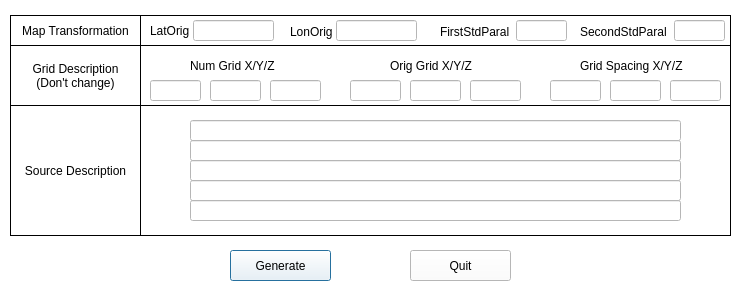
<?xml version="1.0" encoding="UTF-8"?>
<ui version="4.0">
 <class>Grid</class>
 <widget class="QDialog" name="Grid">
  <property name="geometry">
   <rect>
    <x>0</x>
    <y>0</y>
    <width>741</width>
    <height>293</height>
   </rect>
  </property>
  <property name="palette">
   <palette>
    <active>
     <colorrole role="WindowText">
      <brush brushstyle="SolidPattern">
       <color alpha="255">
        <red>0</red>
        <green>0</green>
        <blue>0</blue>
       </color>
      </brush>
     </colorrole>
     <colorrole role="Button">
      <brush brushstyle="SolidPattern">
       <color alpha="255">
        <red>255</red>
        <green>255</green>
        <blue>255</blue>
       </color>
      </brush>
     </colorrole>
     <colorrole role="Light">
      <brush brushstyle="SolidPattern">
       <color alpha="255">
        <red>255</red>
        <green>255</green>
        <blue>255</blue>
       </color>
      </brush>
     </colorrole>
     <colorrole role="Midlight">
      <brush brushstyle="SolidPattern">
       <color alpha="255">
        <red>255</red>
        <green>255</green>
        <blue>255</blue>
       </color>
      </brush>
     </colorrole>
     <colorrole role="Dark">
      <brush brushstyle="SolidPattern">
       <color alpha="255">
        <red>127</red>
        <green>127</green>
        <blue>127</blue>
       </color>
      </brush>
     </colorrole>
     <colorrole role="Mid">
      <brush brushstyle="SolidPattern">
       <color alpha="255">
        <red>170</red>
        <green>170</green>
        <blue>170</blue>
       </color>
      </brush>
     </colorrole>
     <colorrole role="Text">
      <brush brushstyle="SolidPattern">
       <color alpha="255">
        <red>0</red>
        <green>0</green>
        <blue>0</blue>
       </color>
      </brush>
     </colorrole>
     <colorrole role="BrightText">
      <brush brushstyle="SolidPattern">
       <color alpha="255">
        <red>255</red>
        <green>255</green>
        <blue>255</blue>
       </color>
      </brush>
     </colorrole>
     <colorrole role="ButtonText">
      <brush brushstyle="SolidPattern">
       <color alpha="255">
        <red>0</red>
        <green>0</green>
        <blue>0</blue>
       </color>
      </brush>
     </colorrole>
     <colorrole role="Base">
      <brush brushstyle="SolidPattern">
       <color alpha="255">
        <red>255</red>
        <green>255</green>
        <blue>255</blue>
       </color>
      </brush>
     </colorrole>
     <colorrole role="Window">
      <brush brushstyle="SolidPattern">
       <color alpha="255">
        <red>255</red>
        <green>255</green>
        <blue>255</blue>
       </color>
      </brush>
     </colorrole>
     <colorrole role="Shadow">
      <brush brushstyle="SolidPattern">
       <color alpha="255">
        <red>0</red>
        <green>0</green>
        <blue>0</blue>
       </color>
      </brush>
     </colorrole>
     <colorrole role="AlternateBase">
      <brush brushstyle="SolidPattern">
       <color alpha="255">
        <red>255</red>
        <green>255</green>
        <blue>255</blue>
       </color>
      </brush>
     </colorrole>
     <colorrole role="ToolTipBase">
      <brush brushstyle="SolidPattern">
       <color alpha="255">
        <red>255</red>
        <green>255</green>
        <blue>220</blue>
       </color>
      </brush>
     </colorrole>
     <colorrole role="ToolTipText">
      <brush brushstyle="SolidPattern">
       <color alpha="255">
        <red>0</red>
        <green>0</green>
        <blue>0</blue>
       </color>
      </brush>
     </colorrole>
    </active>
    <inactive>
     <colorrole role="WindowText">
      <brush brushstyle="SolidPattern">
       <color alpha="255">
        <red>0</red>
        <green>0</green>
        <blue>0</blue>
       </color>
      </brush>
     </colorrole>
     <colorrole role="Button">
      <brush brushstyle="SolidPattern">
       <color alpha="255">
        <red>255</red>
        <green>255</green>
        <blue>255</blue>
       </color>
      </brush>
     </colorrole>
     <colorrole role="Light">
      <brush brushstyle="SolidPattern">
       <color alpha="255">
        <red>255</red>
        <green>255</green>
        <blue>255</blue>
       </color>
      </brush>
     </colorrole>
     <colorrole role="Midlight">
      <brush brushstyle="SolidPattern">
       <color alpha="255">
        <red>255</red>
        <green>255</green>
        <blue>255</blue>
       </color>
      </brush>
     </colorrole>
     <colorrole role="Dark">
      <brush brushstyle="SolidPattern">
       <color alpha="255">
        <red>127</red>
        <green>127</green>
        <blue>127</blue>
       </color>
      </brush>
     </colorrole>
     <colorrole role="Mid">
      <brush brushstyle="SolidPattern">
       <color alpha="255">
        <red>170</red>
        <green>170</green>
        <blue>170</blue>
       </color>
      </brush>
     </colorrole>
     <colorrole role="Text">
      <brush brushstyle="SolidPattern">
       <color alpha="255">
        <red>0</red>
        <green>0</green>
        <blue>0</blue>
       </color>
      </brush>
     </colorrole>
     <colorrole role="BrightText">
      <brush brushstyle="SolidPattern">
       <color alpha="255">
        <red>255</red>
        <green>255</green>
        <blue>255</blue>
       </color>
      </brush>
     </colorrole>
     <colorrole role="ButtonText">
      <brush brushstyle="SolidPattern">
       <color alpha="255">
        <red>0</red>
        <green>0</green>
        <blue>0</blue>
       </color>
      </brush>
     </colorrole>
     <colorrole role="Base">
      <brush brushstyle="SolidPattern">
       <color alpha="255">
        <red>255</red>
        <green>255</green>
        <blue>255</blue>
       </color>
      </brush>
     </colorrole>
     <colorrole role="Window">
      <brush brushstyle="SolidPattern">
       <color alpha="255">
        <red>255</red>
        <green>255</green>
        <blue>255</blue>
       </color>
      </brush>
     </colorrole>
     <colorrole role="Shadow">
      <brush brushstyle="SolidPattern">
       <color alpha="255">
        <red>0</red>
        <green>0</green>
        <blue>0</blue>
       </color>
      </brush>
     </colorrole>
     <colorrole role="AlternateBase">
      <brush brushstyle="SolidPattern">
       <color alpha="255">
        <red>255</red>
        <green>255</green>
        <blue>255</blue>
       </color>
      </brush>
     </colorrole>
     <colorrole role="ToolTipBase">
      <brush brushstyle="SolidPattern">
       <color alpha="255">
        <red>255</red>
        <green>255</green>
        <blue>220</blue>
       </color>
      </brush>
     </colorrole>
     <colorrole role="ToolTipText">
      <brush brushstyle="SolidPattern">
       <color alpha="255">
        <red>0</red>
        <green>0</green>
        <blue>0</blue>
       </color>
      </brush>
     </colorrole>
    </inactive>
    <disabled>
     <colorrole role="WindowText">
      <brush brushstyle="SolidPattern">
       <color alpha="255">
        <red>0</red>
        <green>0</green>
        <blue>0</blue>
       </color>
      </brush>
     </colorrole>
     <colorrole role="Button">
      <brush brushstyle="SolidPattern">
       <color alpha="255">
        <red>255</red>
        <green>255</green>
        <blue>255</blue>
       </color>
      </brush>
     </colorrole>
     <colorrole role="Light">
      <brush brushstyle="SolidPattern">
       <color alpha="255">
        <red>255</red>
        <green>255</green>
        <blue>255</blue>
       </color>
      </brush>
     </colorrole>
     <colorrole role="Midlight">
      <brush brushstyle="SolidPattern">
       <color alpha="255">
        <red>255</red>
        <green>255</green>
        <blue>255</blue>
       </color>
      </brush>
     </colorrole>
     <colorrole role="Dark">
      <brush brushstyle="SolidPattern">
       <color alpha="255">
        <red>127</red>
        <green>127</green>
        <blue>127</blue>
       </color>
      </brush>
     </colorrole>
     <colorrole role="Mid">
      <brush brushstyle="SolidPattern">
       <color alpha="255">
        <red>170</red>
        <green>170</green>
        <blue>170</blue>
       </color>
      </brush>
     </colorrole>
     <colorrole role="Text">
      <brush brushstyle="SolidPattern">
       <color alpha="255">
        <red>0</red>
        <green>0</green>
        <blue>0</blue>
       </color>
      </brush>
     </colorrole>
     <colorrole role="BrightText">
      <brush brushstyle="SolidPattern">
       <color alpha="255">
        <red>255</red>
        <green>255</green>
        <blue>255</blue>
       </color>
      </brush>
     </colorrole>
     <colorrole role="ButtonText">
      <brush brushstyle="SolidPattern">
       <color alpha="255">
        <red>0</red>
        <green>0</green>
        <blue>0</blue>
       </color>
      </brush>
     </colorrole>
     <colorrole role="Base">
      <brush brushstyle="SolidPattern">
       <color alpha="255">
        <red>255</red>
        <green>255</green>
        <blue>255</blue>
       </color>
      </brush>
     </colorrole>
     <colorrole role="Window">
      <brush brushstyle="SolidPattern">
       <color alpha="255">
        <red>255</red>
        <green>255</green>
        <blue>255</blue>
       </color>
      </brush>
     </colorrole>
     <colorrole role="Shadow">
      <brush brushstyle="SolidPattern">
       <color alpha="255">
        <red>0</red>
        <green>0</green>
        <blue>0</blue>
       </color>
      </brush>
     </colorrole>
     <colorrole role="AlternateBase">
      <brush brushstyle="SolidPattern">
       <color alpha="255">
        <red>255</red>
        <green>255</green>
        <blue>255</blue>
       </color>
      </brush>
     </colorrole>
     <colorrole role="ToolTipBase">
      <brush brushstyle="SolidPattern">
       <color alpha="255">
        <red>255</red>
        <green>255</green>
        <blue>220</blue>
       </color>
      </brush>
     </colorrole>
     <colorrole role="ToolTipText">
      <brush brushstyle="SolidPattern">
       <color alpha="255">
        <red>0</red>
        <green>0</green>
        <blue>0</blue>
       </color>
      </brush>
     </colorrole>
    </disabled>
   </palette>
  </property>
  <property name="windowTitle">
   <string>Making Grid</string>
  </property>
  <widget class="QLabel" name="LB11">
   <property name="enabled">
    <bool>false</bool>
   </property>
   <property name="geometry">
    <rect>
     <x>10</x>
     <y>15</y>
     <width>131</width>
     <height>31</height>
    </rect>
   </property>
   <property name="frameShape">
    <enum>QFrame::Box</enum>
   </property>
   <property name="frameShadow">
    <enum>QFrame::Plain</enum>
   </property>
   <property name="text">
    <string>Map Transformation</string>
   </property>
   <property name="alignment">
    <set>Qt::AlignCenter</set>
   </property>
  </widget>
  <widget class="QPushButton" name="genButton">
   <property name="geometry">
    <rect>
     <x>230</x>
     <y>250</y>
     <width>101</width>
     <height>31</height>
    </rect>
   </property>
   <property name="text">
    <string>Generate</string>
   </property>
  </widget>
  <widget class="QPushButton" name="quitButton">
   <property name="geometry">
    <rect>
     <x>410</x>
     <y>250</y>
     <width>101</width>
     <height>31</height>
    </rect>
   </property>
   <property name="text">
    <string>Quit</string>
   </property>
  </widget>
  <widget class="QLineEdit" name="latOrigLE">
   <property name="enabled">
    <bool>true</bool>
   </property>
   <property name="geometry">
    <rect>
     <x>193</x>
     <y>20</y>
     <width>81</width>
     <height>21</height>
    </rect>
   </property>
   <property name="text">
    <string/>
   </property>
   <property name="alignment">
    <set>Qt::AlignCenter</set>
   </property>
  </widget>
  <widget class="QLabel" name="LB21">
   <property name="enabled">
    <bool>false</bool>
   </property>
   <property name="geometry">
    <rect>
     <x>140</x>
     <y>15</y>
     <width>591</width>
     <height>31</height>
    </rect>
   </property>
   <property name="frameShape">
    <enum>QFrame::Box</enum>
   </property>
   <property name="frameShadow">
    <enum>QFrame::Plain</enum>
   </property>
   <property name="text">
    <string/>
   </property>
   <property name="alignment">
    <set>Qt::AlignCenter</set>
   </property>
  </widget>
  <widget class="QLabel" name="label">
   <property name="geometry">
    <rect>
     <x>150</x>
     <y>22</y>
     <width>55</width>
     <height>17</height>
    </rect>
   </property>
   <property name="text">
    <string>LatOrig</string>
   </property>
  </widget>
  <widget class="QLabel" name="label_2">
   <property name="geometry">
    <rect>
     <x>290</x>
     <y>23</y>
     <width>55</width>
     <height>17</height>
    </rect>
   </property>
   <property name="text">
    <string>LonOrig</string>
   </property>
  </widget>
  <widget class="QLineEdit" name="lonOrigLE">
   <property name="enabled">
    <bool>true</bool>
   </property>
   <property name="geometry">
    <rect>
     <x>336</x>
     <y>20</y>
     <width>81</width>
     <height>21</height>
    </rect>
   </property>
   <property name="text">
    <string/>
   </property>
   <property name="alignment">
    <set>Qt::AlignCenter</set>
   </property>
  </widget>
  <widget class="QLabel" name="label_3">
   <property name="geometry">
    <rect>
     <x>440</x>
     <y>23</y>
     <width>81</width>
     <height>17</height>
    </rect>
   </property>
   <property name="text">
    <string>FirstStdParal</string>
   </property>
  </widget>
  <widget class="QLineEdit" name="fspLE">
   <property name="enabled">
    <bool>true</bool>
   </property>
   <property name="geometry">
    <rect>
     <x>516</x>
     <y>20</y>
     <width>51</width>
     <height>21</height>
    </rect>
   </property>
   <property name="text">
    <string/>
   </property>
   <property name="alignment">
    <set>Qt::AlignCenter</set>
   </property>
  </widget>
  <widget class="QLabel" name="sspLB">
   <property name="geometry">
    <rect>
     <x>580</x>
     <y>23</y>
     <width>101</width>
     <height>17</height>
    </rect>
   </property>
   <property name="text">
    <string>SecondStdParal</string>
   </property>
  </widget>
  <widget class="QLineEdit" name="sspLE">
   <property name="enabled">
    <bool>true</bool>
   </property>
   <property name="geometry">
    <rect>
     <x>674</x>
     <y>20</y>
     <width>51</width>
     <height>21</height>
    </rect>
   </property>
   <property name="text">
    <string/>
   </property>
   <property name="alignment">
    <set>Qt::AlignCenter</set>
   </property>
  </widget>
  <widget class="QLabel" name="LB11_2">
   <property name="enabled">
    <bool>false</bool>
   </property>
   <property name="geometry">
    <rect>
     <x>10</x>
     <y>45</y>
     <width>131</width>
     <height>61</height>
    </rect>
   </property>
   <property name="frameShape">
    <enum>QFrame::Box</enum>
   </property>
   <property name="frameShadow">
    <enum>QFrame::Plain</enum>
   </property>
   <property name="text">
    <string>Grid Description
(Don't change)</string>
   </property>
   <property name="alignment">
    <set>Qt::AlignCenter</set>
   </property>
  </widget>
  <widget class="QLabel" name="LB21_2">
   <property name="enabled">
    <bool>false</bool>
   </property>
   <property name="geometry">
    <rect>
     <x>140</x>
     <y>45</y>
     <width>591</width>
     <height>61</height>
    </rect>
   </property>
   <property name="frameShape">
    <enum>QFrame::Box</enum>
   </property>
   <property name="frameShadow">
    <enum>QFrame::Plain</enum>
   </property>
   <property name="text">
    <string/>
   </property>
   <property name="alignment">
    <set>Qt::AlignCenter</set>
   </property>
  </widget>
  <widget class="QLabel" name="label_5">
   <property name="geometry">
    <rect>
     <x>190</x>
     <y>57</y>
     <width>101</width>
     <height>17</height>
    </rect>
   </property>
   <property name="text">
    <string>Num Grid X/Y/Z</string>
   </property>
  </widget>
  <widget class="QLineEdit" name="ngxLE">
   <property name="enabled">
    <bool>true</bool>
   </property>
   <property name="geometry">
    <rect>
     <x>150</x>
     <y>80</y>
     <width>51</width>
     <height>21</height>
    </rect>
   </property>
   <property name="text">
    <string/>
   </property>
   <property name="alignment">
    <set>Qt::AlignCenter</set>
   </property>
  </widget>
  <widget class="QLineEdit" name="ngyLE">
   <property name="enabled">
    <bool>true</bool>
   </property>
   <property name="geometry">
    <rect>
     <x>210</x>
     <y>80</y>
     <width>51</width>
     <height>21</height>
    </rect>
   </property>
   <property name="text">
    <string/>
   </property>
   <property name="alignment">
    <set>Qt::AlignCenter</set>
   </property>
  </widget>
  <widget class="QLineEdit" name="ngzLE">
   <property name="enabled">
    <bool>true</bool>
   </property>
   <property name="geometry">
    <rect>
     <x>270</x>
     <y>80</y>
     <width>51</width>
     <height>21</height>
    </rect>
   </property>
   <property name="text">
    <string/>
   </property>
   <property name="alignment">
    <set>Qt::AlignCenter</set>
   </property>
  </widget>
  <widget class="QLabel" name="label_6">
   <property name="geometry">
    <rect>
     <x>390</x>
     <y>57</y>
     <width>101</width>
     <height>17</height>
    </rect>
   </property>
   <property name="text">
    <string>Orig Grid X/Y/Z</string>
   </property>
  </widget>
  <widget class="QLabel" name="label_7">
   <property name="geometry">
    <rect>
     <x>580</x>
     <y>57</y>
     <width>121</width>
     <height>17</height>
    </rect>
   </property>
   <property name="text">
    <string>Grid Spacing X/Y/Z</string>
   </property>
  </widget>
  <widget class="QLineEdit" name="ogxLE">
   <property name="enabled">
    <bool>true</bool>
   </property>
   <property name="geometry">
    <rect>
     <x>350</x>
     <y>80</y>
     <width>51</width>
     <height>21</height>
    </rect>
   </property>
   <property name="text">
    <string/>
   </property>
   <property name="alignment">
    <set>Qt::AlignCenter</set>
   </property>
  </widget>
  <widget class="QLineEdit" name="ogyLE">
   <property name="enabled">
    <bool>true</bool>
   </property>
   <property name="geometry">
    <rect>
     <x>410</x>
     <y>80</y>
     <width>51</width>
     <height>21</height>
    </rect>
   </property>
   <property name="text">
    <string/>
   </property>
   <property name="alignment">
    <set>Qt::AlignCenter</set>
   </property>
  </widget>
  <widget class="QLineEdit" name="ogzLE">
   <property name="enabled">
    <bool>true</bool>
   </property>
   <property name="geometry">
    <rect>
     <x>470</x>
     <y>80</y>
     <width>51</width>
     <height>21</height>
    </rect>
   </property>
   <property name="text">
    <string/>
   </property>
   <property name="alignment">
    <set>Qt::AlignCenter</set>
   </property>
  </widget>
  <widget class="QLineEdit" name="gsxLE">
   <property name="enabled">
    <bool>true</bool>
   </property>
   <property name="geometry">
    <rect>
     <x>550</x>
     <y>80</y>
     <width>51</width>
     <height>21</height>
    </rect>
   </property>
   <property name="text">
    <string/>
   </property>
   <property name="alignment">
    <set>Qt::AlignCenter</set>
   </property>
  </widget>
  <widget class="QLineEdit" name="gsyLE">
   <property name="enabled">
    <bool>true</bool>
   </property>
   <property name="geometry">
    <rect>
     <x>610</x>
     <y>80</y>
     <width>51</width>
     <height>21</height>
    </rect>
   </property>
   <property name="text">
    <string/>
   </property>
   <property name="alignment">
    <set>Qt::AlignCenter</set>
   </property>
  </widget>
  <widget class="QLineEdit" name="gszLE">
   <property name="enabled">
    <bool>true</bool>
   </property>
   <property name="geometry">
    <rect>
     <x>670</x>
     <y>80</y>
     <width>51</width>
     <height>21</height>
    </rect>
   </property>
   <property name="text">
    <string/>
   </property>
   <property name="alignment">
    <set>Qt::AlignCenter</set>
   </property>
  </widget>
  <widget class="QLabel" name="LB11_3">
   <property name="enabled">
    <bool>false</bool>
   </property>
   <property name="geometry">
    <rect>
     <x>10</x>
     <y>105</y>
     <width>131</width>
     <height>131</height>
    </rect>
   </property>
   <property name="frameShape">
    <enum>QFrame::Box</enum>
   </property>
   <property name="frameShadow">
    <enum>QFrame::Plain</enum>
   </property>
   <property name="text">
    <string>Source Description</string>
   </property>
   <property name="alignment">
    <set>Qt::AlignCenter</set>
   </property>
  </widget>
  <widget class="QLabel" name="LB21_3">
   <property name="enabled">
    <bool>false</bool>
   </property>
   <property name="geometry">
    <rect>
     <x>140</x>
     <y>105</y>
     <width>591</width>
     <height>131</height>
    </rect>
   </property>
   <property name="frameShape">
    <enum>QFrame::Box</enum>
   </property>
   <property name="frameShadow">
    <enum>QFrame::Plain</enum>
   </property>
   <property name="text">
    <string/>
   </property>
   <property name="alignment">
    <set>Qt::AlignCenter</set>
   </property>
  </widget>
  <widget class="QLineEdit" name="source1LE">
   <property name="enabled">
    <bool>false</bool>
   </property>
   <property name="geometry">
    <rect>
     <x>190</x>
     <y>120</y>
     <width>491</width>
     <height>21</height>
    </rect>
   </property>
   <property name="text">
    <string/>
   </property>
   <property name="alignment">
    <set>Qt::AlignCenter</set>
   </property>
   <property name="readOnly">
    <bool>false</bool>
   </property>
  </widget>
  <widget class="QLineEdit" name="source2LE">
   <property name="enabled">
    <bool>false</bool>
   </property>
   <property name="geometry">
    <rect>
     <x>190</x>
     <y>140</y>
     <width>491</width>
     <height>21</height>
    </rect>
   </property>
   <property name="text">
    <string/>
   </property>
   <property name="alignment">
    <set>Qt::AlignCenter</set>
   </property>
   <property name="readOnly">
    <bool>false</bool>
   </property>
  </widget>
  <widget class="QLineEdit" name="source3LE">
   <property name="enabled">
    <bool>false</bool>
   </property>
   <property name="geometry">
    <rect>
     <x>190</x>
     <y>160</y>
     <width>491</width>
     <height>21</height>
    </rect>
   </property>
   <property name="text">
    <string/>
   </property>
   <property name="alignment">
    <set>Qt::AlignCenter</set>
   </property>
   <property name="readOnly">
    <bool>false</bool>
   </property>
  </widget>
  <widget class="QLineEdit" name="source4LE">
   <property name="enabled">
    <bool>false</bool>
   </property>
   <property name="geometry">
    <rect>
     <x>190</x>
     <y>180</y>
     <width>491</width>
     <height>21</height>
    </rect>
   </property>
   <property name="text">
    <string/>
   </property>
   <property name="alignment">
    <set>Qt::AlignCenter</set>
   </property>
   <property name="readOnly">
    <bool>false</bool>
   </property>
  </widget>
  <widget class="QLineEdit" name="source5LE">
   <property name="enabled">
    <bool>false</bool>
   </property>
   <property name="geometry">
    <rect>
     <x>190</x>
     <y>200</y>
     <width>491</width>
     <height>21</height>
    </rect>
   </property>
   <property name="text">
    <string/>
   </property>
   <property name="alignment">
    <set>Qt::AlignCenter</set>
   </property>
   <property name="readOnly">
    <bool>false</bool>
   </property>
  </widget>
  <zorder>LB21</zorder>
  <zorder>LB11</zorder>
  <zorder>genButton</zorder>
  <zorder>quitButton</zorder>
  <zorder>latOrigLE</zorder>
  <zorder>label</zorder>
  <zorder>label_2</zorder>
  <zorder>lonOrigLE</zorder>
  <zorder>label_3</zorder>
  <zorder>fspLE</zorder>
  <zorder>sspLB</zorder>
  <zorder>sspLE</zorder>
  <zorder>LB11_2</zorder>
  <zorder>LB21_2</zorder>
  <zorder>label_5</zorder>
  <zorder>ngxLE</zorder>
  <zorder>ngyLE</zorder>
  <zorder>ngzLE</zorder>
  <zorder>label_6</zorder>
  <zorder>label_7</zorder>
  <zorder>ogxLE</zorder>
  <zorder>ogyLE</zorder>
  <zorder>ogzLE</zorder>
  <zorder>gsxLE</zorder>
  <zorder>gsyLE</zorder>
  <zorder>gszLE</zorder>
  <zorder>LB11_3</zorder>
  <zorder>LB21_3</zorder>
  <zorder>source1LE</zorder>
  <zorder>source2LE</zorder>
  <zorder>source3LE</zorder>
  <zorder>source4LE</zorder>
  <zorder>source5LE</zorder>
 </widget>
 <layoutdefault spacing="6" margin="11"/>
 <tabstops>
  <tabstop>latOrigLE</tabstop>
  <tabstop>lonOrigLE</tabstop>
  <tabstop>fspLE</tabstop>
  <tabstop>sspLE</tabstop>
  <tabstop>ngxLE</tabstop>
  <tabstop>ngyLE</tabstop>
  <tabstop>ngzLE</tabstop>
  <tabstop>ogxLE</tabstop>
  <tabstop>ogyLE</tabstop>
  <tabstop>ogzLE</tabstop>
  <tabstop>gsxLE</tabstop>
  <tabstop>gsyLE</tabstop>
  <tabstop>gszLE</tabstop>
  <tabstop>genButton</tabstop>
  <tabstop>quitButton</tabstop>
 </tabstops>
 <resources/>
 <connections/>
</ui>
